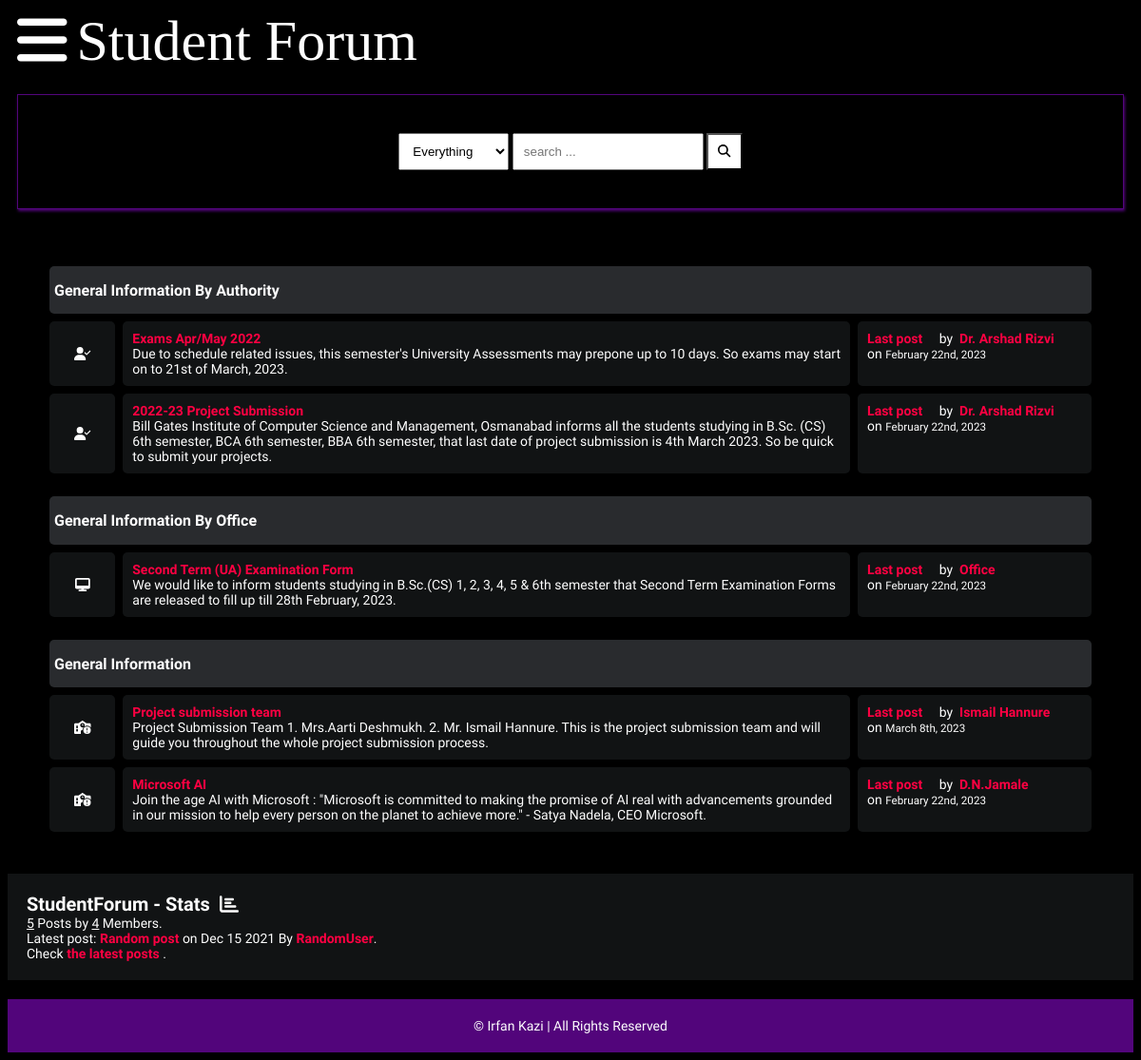
Page /forums.php on the earlier database version.
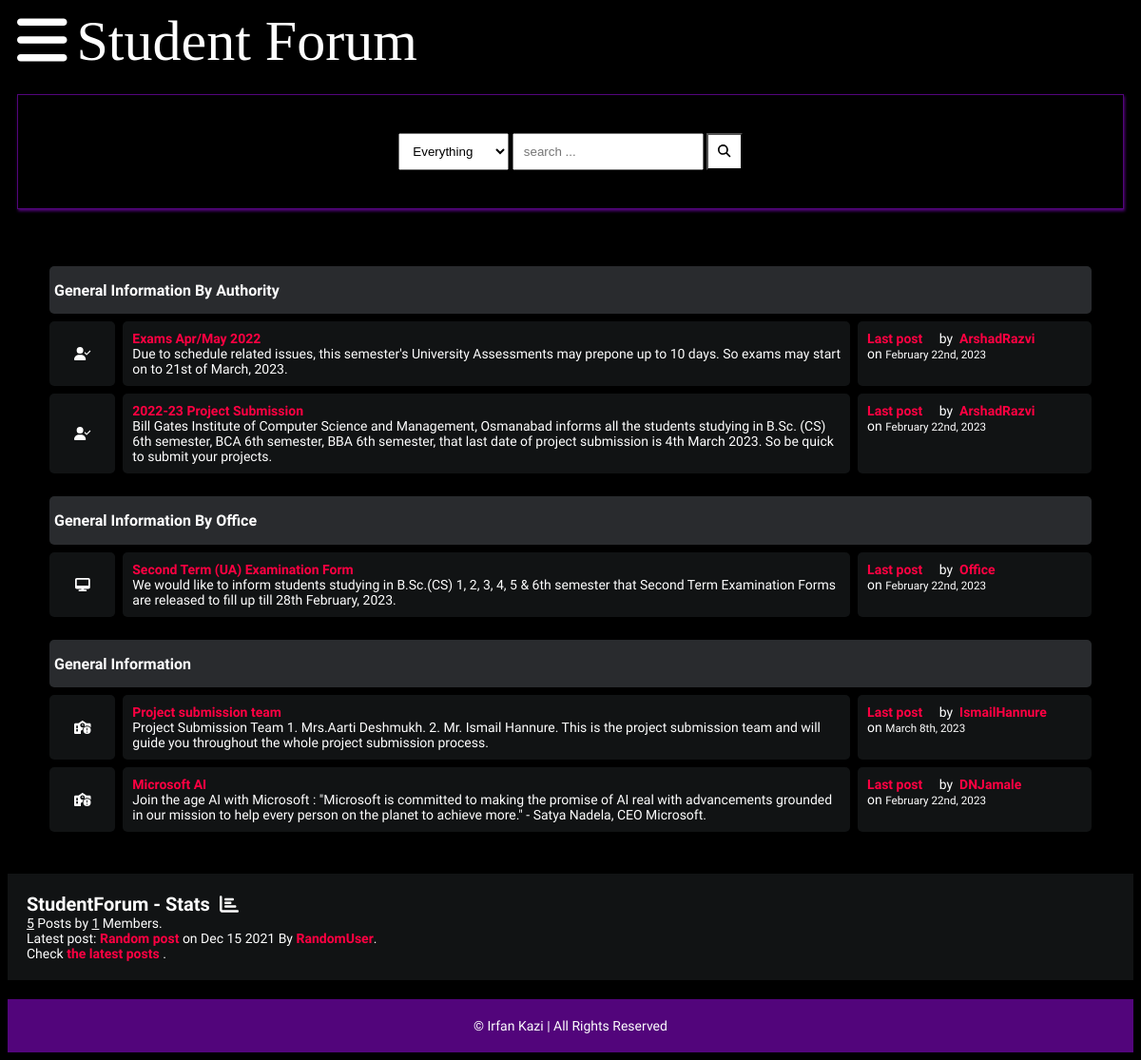
Same page on the later database version.
### tables this page shows
CREATE TABLE `descriptions` (
  `id` int(11) NOT NULL,
  `description_title` text NOT NULL,
  `description_content` text NOT NULL,
  `author` int(11) NOT NULL,
  `description_type` text NOT NULL,
  `created_at` timestamp NOT NULL DEFAULT current_timestamp()
);

CREATE TABLE `user` (
  `id` int(11) NOT NULL,
  `username` text NOT NULL,
  `usertype` text NOT NULL,
  `created_at` timestamp NOT NULL DEFAULT current_timestamp() ON UPDATE current_timestamp(),
  `user_details` text NOT NULL DEFAULT 'General User',
  `totalposts` int(11) NOT NULL DEFAULT 0,
  `password` text NOT NULL
);

### forums.php (the view, shortened to what the changed rows need)
<?php
    require('db.php');
    $desQuery="SELECT Count(*) FROM descriptions";
    $totalPosts="SELECT totalposts FROM user";
    $var=0;
    $descriptionQuery="SELECT * FROM descriptions WHERE author=1 ORDER BY id DESC";
    $descriptionQuery2="SELECT * FROM descriptions WHERE author!=6 AND author!=1 ORDER BY id DESC";
    $runcountquery=mysqli_query($db,$desQuery);
    $postCount=mysqli_fetch_assoc($runcountquery);
    $runDQ=mysqli_query($db,$descriptionQuery);
    $runDQ2=mysqli_query($db,$descriptionQuery2);
    $runTP=mysqli_query($db,$totalPosts);
    while($postTP=mysqli_fetch_assoc($runTP)){
        $tmp=$postTP['totalposts'];
        if($tmp>0){
            $var++;
        }
    }
?>
<!DOCTYPE html>
<html lang="en">
<head>
    <link rel="stylesheet" href="style.css">
    <link rel="stylesheet" href="https://cdnjs.cloudflare.com/ajax/libs/font-awesome/4.7.0/css/font-awesome.min.css">
    <link rel="stylesheet" type="text/css" href="all.css">
</head>
<body>
    <div class="container">
        <div class="subforum">
            <div class="subforum-title">
                <h1>General Information By Authority</h1>
            </div>
            <?php
                while($post=mysqli_fetch_assoc($runDQ)){
                    $lastPostByAuthor=$post['author'];
                    $postBystmt="SELECT username FROM user WHERE id=".$lastPostByAuthor;
                    $runls=mysqli_query($db,$postBystmt);
                    $post3=mysqli_fetch_assoc($runls);
                ?>
                <div class="subforum-row">
                    <div class="subforum-icon subforum-column center">
                        <i class="fa fa-user-check center"></i>
                    </div>
                    <div class="subforum-description subforum-column">
                        <h4><a href="#"><?=$post['description_title']?></a></h4>
                        <p><?=$post['description_content']?></p>
                    </div>
                    <div class="subforum-info subforum-column">
                        <b><a href="">Last post &nbsp </a></b>&nbsp  by &nbsp<a href=""><?=$post3['username']?></a>
                        <br>on <small><?=date('F jS, Y',strtotime($post['created_at']))?></small>
                    </div>
                </div>
            <?php
            }
            ?>
        </div>
        <div class="subforum">
            <div class="subforum-title">
                <h1>General Information By Office</h1>
            </div>
        </div>
        <div class="subforum">
            <div class="subforum-title">
                <h1>General Information</h1>
            </div>
                <?php
                while($post=mysqli_fetch_assoc($runDQ2)){
                    $lastPostByAuthor=$post['author'];
                    $postBystmt="SELECT username FROM user WHERE id=".$lastPostByAuthor;
                    $runls=mysqli_query($db,$postBystmt);
                    $post3=mysqli_fetch_assoc($runls);
                    ?>
                <div class="subforum-row">
                    <div class="subforum-icon subforum-column center">
                        <i class="fa fa-school-circle-exclamation center"></i>
                    </div>
                    <div class="subforum-description subforum-column">
                        <h4><a href="#"><?=$post['description_title']?></a></h4>
                        <p><?=$post['description_content']?></p>
                    </div>
                    <div class="subforum-info subforum-column">
                        <b><a href="">Last post &nbsp </a></b>&nbsp  by &nbsp<a href=""><?=$post3['username']?></a>
                        <br>on <small><?=date('F jS, Y',strtotime($post['created_at']))?></small>
                    </div>
                </div>
                <?php
                }
                ?>
        </div>
    </div>
    <div class="forum-info">
        <span><u><?=$postCount['Count(*)']?></u> Posts by <u><?=$var?></u> Members.</span><br>
        <span>Latest post: <b><a href="">Random post</a></b> on Dec 15 2021 By <a href="">RandomUser</a></span>.<br>
        <span>Check <a href="">the latest posts</a> .</span><br>
    </div>
</body>
</html>

Differences in the rows shown:
changed through a linked row, descriptions "Exams Apr/May 2022": user.username "Dr. Arshad Rizvi" → "ArshadRazvi"
changed through a linked row, descriptions "2022-23 Project Submission": user.username "Dr. Arshad Rizvi" → "ArshadRazvi"
changed through a linked row, descriptions "Project submission team": user.username "Ismail Hannure" → "IsmailHannure"
changed through a linked row, descriptions "Microsoft AI": user.username "D.N.Jamale" → "DNJamale"
Other differences:
$var: "4" → "1"
